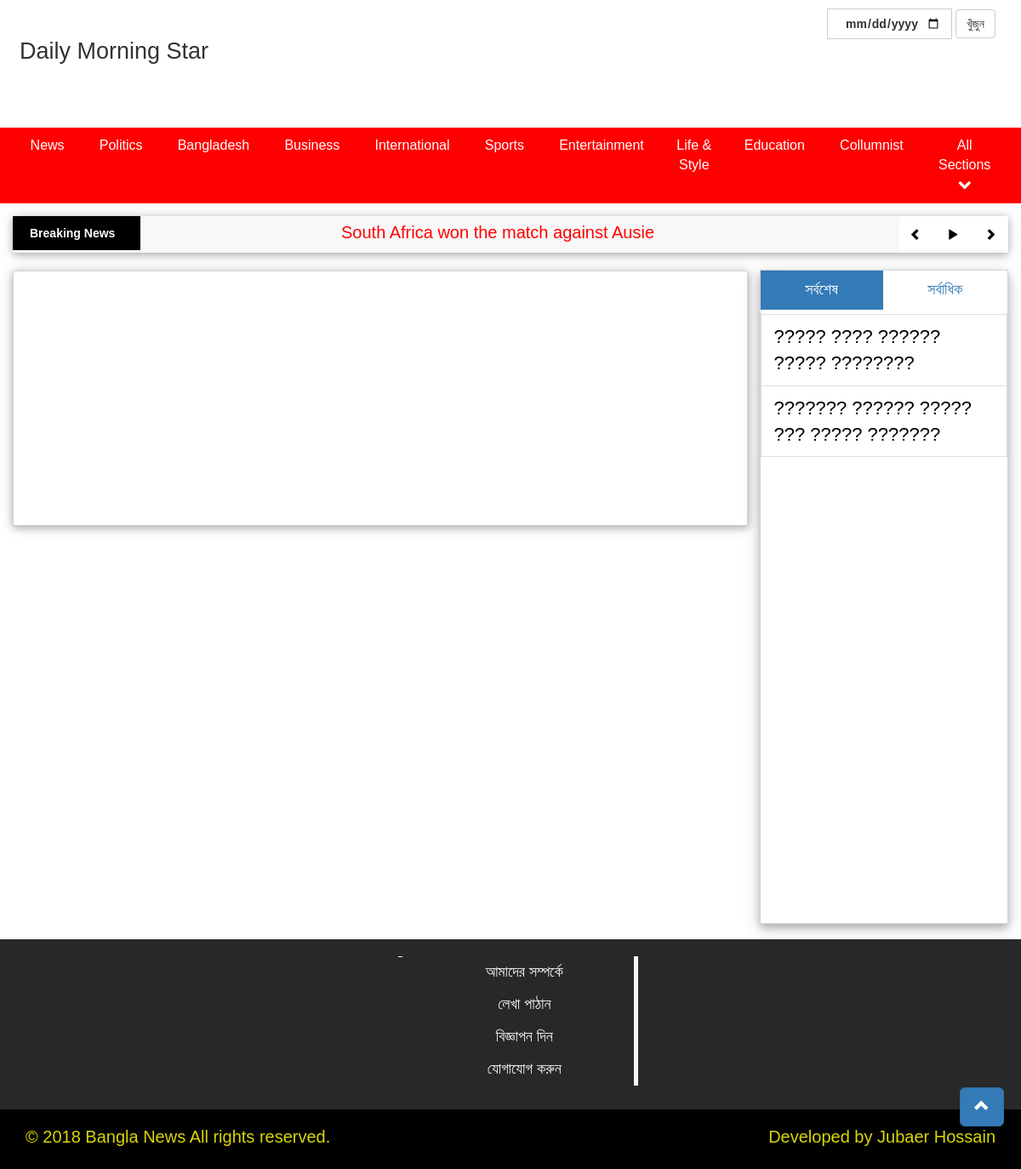
Page /bagerhat.php on the committed database.
### tables this page shows
CREATE TABLE `tbl_breakingnews` (
  `breaking_id` int(11) NOT NULL,
  `title` varchar(255) NOT NULL,
  `status` int(11) NOT NULL,
  `hits` int(11) NOT NULL
);

CREATE TABLE `tbl_newses` (
  `news_id` int(11) NOT NULL,
  `district_id` int(11) NOT NULL,
  `category_id` int(11) NOT NULL,
  `subcategory_id` int(11) NOT NULL,
  `top_news` varchar(255) NOT NULL,
  `news_title` varchar(255) NOT NULL,
  `news_url` varchar(255) NOT NULL,
  `news_seo_title` varchar(255) NOT NULL,
  `news_summery` text NOT NULL,
  `news_details` varchar(255) NOT NULL,
  `image` varchar(255) NOT NULL,
  `author` varchar(255) NOT NULL,
  `writer` varchar(70) NOT NULL,
  `sahittowriter` varchar(100) NOT NULL,
  `status` varchar(40) NOT NULL,
  `date` datetime NOT NULL DEFAULT CURRENT_TIMESTAMP,
  `hits` int(11) NOT NULL,
  `create_date` timestamp NOT NULL DEFAULT CURRENT_TIMESTAMP,
  `update_dateN_time` timestamp NOT NULL DEFAULT CURRENT_TIMESTAMP
);

### lib/Database.php (called while the page is built, shortened)
<?php
Class Database{
 public $host   = DB_HOST;
 public $user   = DB_USER;
 public $pass   = DB_PASS;
 public $dbname = DB_NAME;
 public $link;
private function connectDB(){
 $this->link = new mysqli($this->host, $this->user, $this->pass,
  $this->dbname);
 mysqli_query($this->link,'SET CHARACTER SET utf8');
 mysqli_query($this->link,"SET SESSION collation_connection ='utf8_general_ci'");
 }
public function select($query){
  $result = $this->link->query($query) or
   die($this->link->error.__LINE__);
  if($result->num_rows > 0){
    return $result;
  } else {
    return false;
  }
 }
}

### classes/NewsAddN.php (called while the page is built, shortened)
<?php
    $filepath = realpath(dirname(__FILE__));
	include_once ($filepath.'/../lib/Database.php');
?>
<?php
class NewsAddN{
		private $db;
	public function __construct(){
		$this->db = new Database();
	  }
	  public function getAllNRecentNews(){
	  	$query = "SELECT * FROM tbl_newses WHERE status = '1' ORDER BY news_id DESC LIMIT 15";
	  	$result = $this->db->select($query);
	  	return $result;
	  }
	  public function getAllBreakingNews(){
	  	$query = "SELECT * FROM tbl_breakingnews WHERE status = '1' ORDER BY breaking_id DESC";
	  	$result = $this->db->select($query);
	  	return $result;
	  }
}

### inc/recentPopular.php (the view, shortened to what this page needs)
<?php
    include_once "classes/NewsAddN.php";
?>
        <div class="sorbcho-sorbadhik">
            <ul class="nav nav-pills btns nav-justified btns">
                <li class="active"><a data-toggle="tab" href="#home">সর্বশেষ</a></li>
                <li><a data-toggle="tab" href="#menu1">সর্বাধিক</a></li>
            </ul>
            <div class="tab-content text-justify titles">
                <div id="home" class="tab-pane fade in active">
                    <div class="list-group titles-items">
                      <?php
                         $news = new NewsAddN();
                          $recentNews = $news->getAllNRecentNews();
                          if ($recentNews) {
                            while ($result = $recentNews->fetch_assoc()) {
                      ?>
                        <button type="button" class="list-group-item"><a href="singlenews.php?nurl=<?php echo $result['news_url']; ?>"><?php echo $result['news_title']; ?></a></button>
                      <?php } }?>
                    </div>
                </div>
            </div>
        </div>

### inc/breakingnews.php (shortened to what this page needs)
<div class="breaking-news">
    <div class="container">
        <div class="row breaking_news-content">
            <div class="col-md-12">
                <div class="breaking_news_lbl">Breaking News</div>
                <div id="breaking_news" class="carousel slide breaking_news_slider" data-ride="carousel">
                    <div class="carousel-inner" role="listbox">
                    <?php
                         $news = new NewsAddN();
                          $breakingNews = $news->getAllBreakingNews();
                          $i = 1;
                     foreach ($breakingNews as $slidetop_pro) {
                                if ($i==1) {
                     ?>
                     <div class="item active" style="transition: transform .2s ease-in-out;">
                         <?php } else{ ?>
                         <div class="item">
                          <?php } ?>
                            <p><?php echo $slidetop_pro['title']; ?></p>
                         </div>
                     <?php $i++;} ?>
                     </div>
                   </div>
                 <div class="slider_controller">
                    <a class="left" href="#breaking_news" role="button" data-slide="prev">
                        <span class="glyphicon glyphicon-chevron-left" aria-hidden="true"></span>
                    </a>
                    <a class="left" id="playPauseButton" href="javascript:void(0)" data-status="play">
                        <span class="glyphicon glyphicon glyphicon-play" aria-hidden="true"></span>
                    </a>
                    <a class="right" href="#breaking_news" role="button" data-slide="next">
                        <span class="glyphicon glyphicon-chevron-right" aria-hidden="true"></span>
                    </a>
                </div>
            </div>
        </div>
      </div>
</div>

### css/style.css (style rules this page uses)
body { font-family: 'Bangla', Arial, sans-serif !important; }
body a { text-decoration: none; }
.breaking-news { margin:15px 0; }
.breaking-news .breaking_news-content { box-shadow: 0 3px 8px 0px rgba(0, 0, 0, 0.2), 0px 1px 15px 0 rgba(0, 0, 0, 0.19); }
.breaking-news .container { background:#f8f8f8; }
.breaking_news_lbl { background: black; color: white; padding: 10px 20px; margin: 0 0px 0 -15px; width: 150px; float: left; font-weight: bold; }
.breaking_news_slider { float:left; width:calc(100% - 300px); margin-top: 5px; }
.slider_controller { float:right; margin-right:-15px; background: white; }
.breaking-news .slider_controller a { padding:12px; background:white; color:black; width:40px; height:40px; display:inline-block }
.breaking-news .item p { color: red; font-size: 20px; text-align: center; }
.sorbcho-sorbadhik { border: 1px solid lightgrey; box-shadow: 0 4px 8px 0 rgba(0, 0, 0, 0.2), 0 6px 20px 0 rgba(0, 0, 0, 0.19); margin-left: -15px; margin-right: -15px; margin-bottom: 18px; margin-top: 5px; height: 769px; overflow: scroll; }
.sorbcho-sorbadhik .btns li a { font-size: 18px; }
.sorbcho-sorbadhik .btns li a { border-radius: 0; }
.titles { margin-top: 5px; }
.sorbcho-sorbadhik .titles-items a { font-size: 22px; color: #000; }
.sorbcho-sorbadhik .titles-items { margin-bottom: 0px; }
.list-group-item:first-child { border-top-left-radius: 0px; border-top-right-radius: 0px; }
.list-group-item:last-child { margin-bottom: 0; border-bottom-right-radius: 0px; border-bottom-left-radius: 0px; }

### rows in the picture
tbl_breakingnews: title "South Africa won the match against Ausie"
tbl_newses: news_title "????? ???? ?????? ????? ????????"
tbl_newses: news_title "??????? ?????? ????? ??? ????? ???????"
